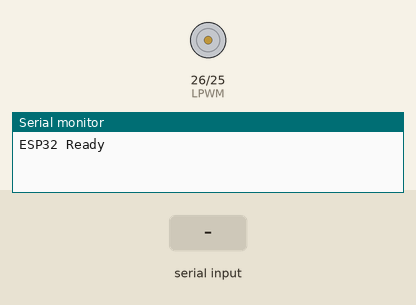
Simulated run of this sketch. Board: ESP32. Parts: motor-driver pin pairs drawn as motors (green arrow = first pin HIGH = forward, orange = second pin HIGH = backward, longer = more drive), the last lines printed to the serial monitor. Inputs (shaded band) come from the test bench.

Above: at 1.2 s.
1.3 s: "90,45\n" received over Serial
At 1.9 s:
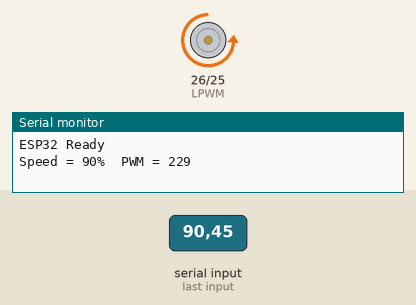
2.8 s: "30,150\n" received over Serial
At 4.0 s:
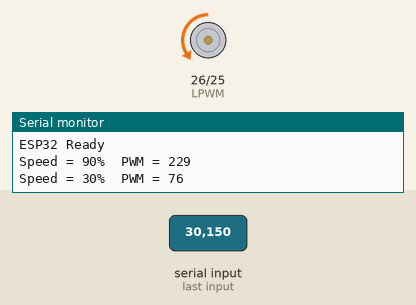
4.3 s: "5\n" received over Serial
At 5.4 s:
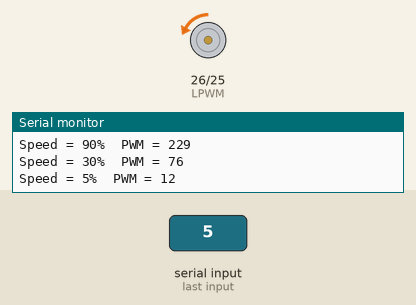
5.8 s: "90\n" received over Serial
At 6.5 s:
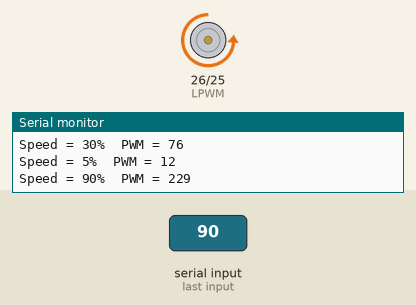
Timing chart, 0 to 8.3 s (numbered marks = the images above; inputs shaded):
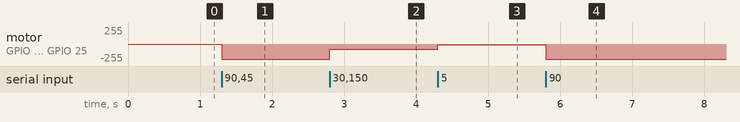

Measured:
- after the input at 1.3 s, motor on GPIO 26 (LPWM) / GPIO 25 (RPWM): stopped → backward 228/255 at once
- after the input at 2.8 s, motor on GPIO 26 (LPWM) / GPIO 25 (RPWM): backward 228/255 → backward 76/255 at once
- after the input at 4.3 s, motor on GPIO 26 (LPWM) / GPIO 25 (RPWM): backward 76/255 → backward 12/255 at once
- after the input at 5.8 s, motor on GPIO 26 (LPWM) / GPIO 25 (RPWM): backward 12/255 → backward 228/255 at once

The sketch:

wifi_esp_ros.ino
```cpp
const int RPWM = 25;
const int LPWM = 26;

const int PWM_FREQ = 1000;
const int PWM_CHANNEL_R = 0;
const int PWM_CHANNEL_L = 1;
const int PWM_RESOLUTION = 8;

void setup()
{
  Serial.begin(115200);

  ledcSetup(PWM_CHANNEL_R, PWM_FREQ, PWM_RESOLUTION);
  ledcSetup(PWM_CHANNEL_L, PWM_FREQ, PWM_RESOLUTION);

  ledcAttachPin(RPWM, PWM_CHANNEL_R);
  ledcAttachPin(LPWM, PWM_CHANNEL_L);

  ledcWrite(PWM_CHANNEL_R, 0);
  ledcWrite(PWM_CHANNEL_L, 0);

  Serial.println("ESP32 Ready");
}

void loop()
{
  if (Serial.available())
  {
    String data = Serial.readStringUntil('\n');
    data.trim();

    int speed = data.toInt();

    if (speed < 0) speed = 0;
    if (speed > 100) speed = 100;

    int pwm = map(speed, 0, 100, 0, 255);

    // Forward
    ledcWrite(PWM_CHANNEL_R, pwm);
    ledcWrite(PWM_CHANNEL_L, 0);

    Serial.print("Speed = ");
    Serial.print(speed);
    Serial.print("%  PWM = ");
    Serial.println(pwm);
  }
}
```
